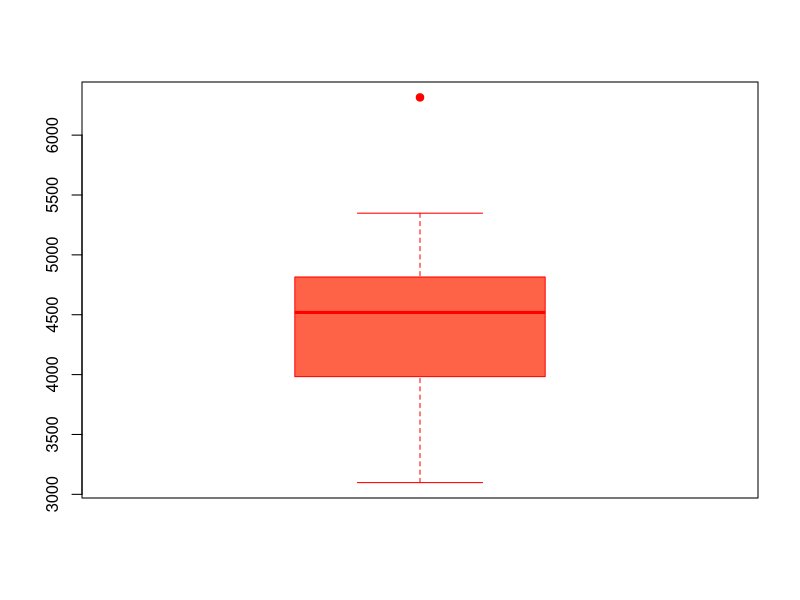
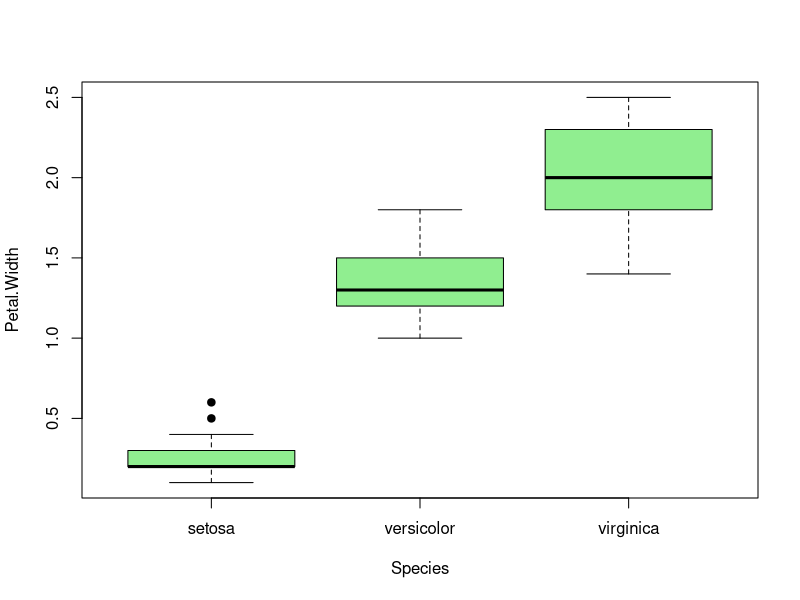

Write R code to recreate these figures, in order.
# 결측치
x <- c(45, NA, 87, 63, 55, NA, 72, 61, 59, 68)
is.na(x)
x[is.na(x)]

?airquality

aq <- airquality
str(aq)

ozone <- aq$Ozone
ozone[is.na(ozone)] <- mean(ozone, na.rm = 1)
ozone

complete.cases(aq)
aq[!complete.cases(aq), ]
aq <- aq[complete.cases(aq), ]
aq

library(VIM)
??aggr


# 이상치
st <- data.frame(state.x77)
boxplot(st$Income,
        col = "tomato",
        pch = 19,
        border = "red"
)

class(boxplot.stats(st$Income))
boxplot.stats(st$Income)

st[st$Income == boxplot.stats(st$Income)$out, ]

boxplot(Petal.Width ~ Species,
        data = iris, pch = 19,
        col = "lightgreen", bodere = "brown"
)
